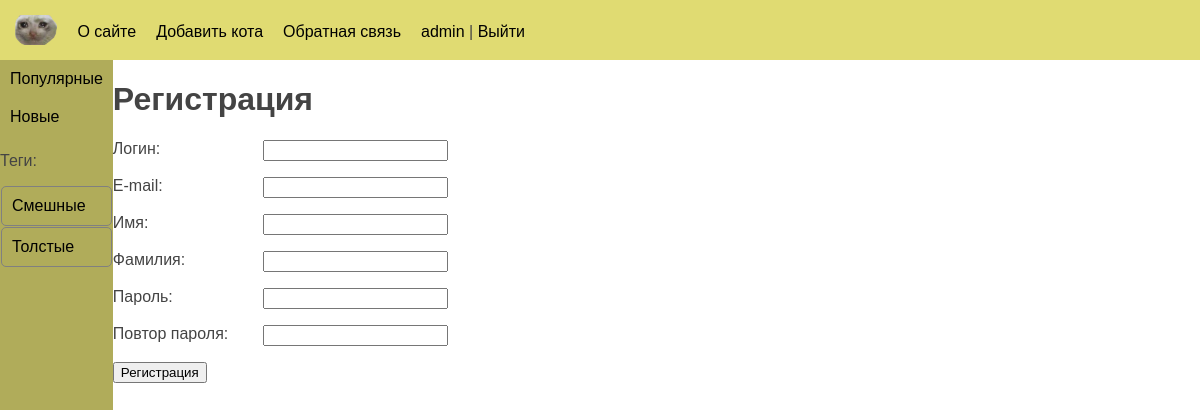
The page /users/register/ (signed in) on the database its author committed.
### users/models.py (models this page shows)
class User(AbstractUser):
    photo = models.ImageField(upload_to="users/%Y/%m/%d/", blank=True, null=True, verbose_name="Фотография")
    date_birth = models.DateTimeField(blank=True, null=True, verbose_name="Дата рождения")

### cats/models.py (models this page shows, shortened)
class Category(models.Model):
    class Meta:
        verbose_name = 'Категория'
        verbose_name_plural = 'Категории'
    name = models.CharField(max_length=100, db_index=True, verbose_name='Категория')
    slug = models.SlugField(max_length=255, db_index=True, verbose_name='URL')
    def get_absolute_url(self):
        return reverse('category', kwargs={'category_slug': self.slug})

class TagPosts(models.Model):
    tag = models.CharField(max_length=100, db_index=True)
    slug = models.SlugField(max_length=255, unique=True, db_index=True)
    def get_absolute_url(self):
        return reverse('tag', kwargs={'tag_slug': self.slug})

### users/views.py (the view)
# urls.py: path('register/', views.RegisterUserView.as_view(), name='register'),
class RegisterUserView(CreateView):
    form_class = RegisterUserForm
    template_name = 'users/register.html'
    extra_context = {'title': 'Регистрация'}
    success_url = reverse_lazy('users:login')

### users/forms.py (shortened to what this page needs)
class RegisterUserForm(UserCreationForm):
    username = forms.CharField(label='Логин')
    password1 = forms.CharField(label='Пароль', widget=forms.PasswordInput)
    password2 = forms.CharField(label='Повтор пароля', widget=forms.PasswordInput)
    class Meta:
        model = get_user_model()
        fields = ['username', 'email', 'first_name', 'last_name', 'password1', 'password2']
        labels = {'email': 'E-mail', 'first_name': 'Имя', 'last_name': 'Фамилия'}
        widgets = {
            'email': forms.TextInput(attrs={'class': 'form-input'}),
            'first_name': forms.TextInput(attrs={'class': 'form-input'}),
            'last_name': forms.TextInput(attrs={'class': 'form-input'}),
        }

### cats/templatetags/cats_tags.py (called while the page is built)
@register.inclusion_tag('cats/list_categories.html')
def show_categories(selected_index=0):
    categories = Category.objects.all()
    return {"cats": categories, "selected_id": selected_index}

@register.inclusion_tag('cats/list_tags.html')
def show_all_tags():
    return {"tags": TagPosts.objects.all()}

### users/context_processor.py (called while the page is built)
def get_cat_context(request):
    return {'mainmenu': menu}

### users/templates/users/register.html (shortened to what this page needs)
{% extends 'base.html' %}
{% block content %}
<h1>Регистрация</h1>
<form method="post">
    {% for f in form %}
        <p><label class="form-label" for="{{f.id_for_label }}">{{f.label}}: </label>{{ f }}</p>
    {% endfor %}
    <p ><button type="submit">Регистрация</button></p>
</form>
{% endblock %}

### templates/base.html (shortened to what this page needs)
<!DOCTYPE html>
{% load static %}
{% load cats_tags %}
<html lang="en">
<head>
    <link type="text/css" href="{% static 'cats/css/base.css'%}" rel="stylesheet">
    <link type="text/css" href="{% static 'cats/css/includes.css'%}" rel="stylesheet">
</head>
<body>
    <div class="full-height">
        <div class="header-style">
            <nav>
                <ul>
                    <li>
                       <a href="/"><img src="{% static 'cats/images/catlogo.png' %}" alt="FunnyCats" height="30px"></a>
                    </li>
                    {% for el in mainmenu %}
                        <li><a href="{% url el.url_name %}">{{ el.title }}</a></li>
                    {% endfor %}
                    {% if user.is_authenticated %}
                        <li><a href="{% url 'users:profile' %}">{{user.username}}</a> | <a href="{% url 'users:logout' %}">Выйти</a></li>
                    {% else %}
                        <li><a href="{% url 'users:login' %}">Войти</a> | <a href="{% url 'users:register' %}">Регистрация</a></li>
                    {% endif %}
                </ul>
            </nav>
        </div>
        <div class="full-height full-width">
            <div class="container-inline full-height">
                <div class="full-height">
                    <nav class="side-navigation">
                        {% show_categories selected_id %}
                        {% show_all_tags %}
                    </nav>
                </div>
                <div class="full-width">
                {% block content %}
                {% endblock %}
                </div>
            </div>
        </div>
    </div>
</body>
</html>

### cats/templates/cats/list_categories.html
{% for cat in cats %}
  {% if cat.id == selected_id %}<div class="selected">{%else%}<div>{%endif%}
  <a href="{{ cat.get_absolute_url }}">{{cat.name}}</a></div>
{% endfor %}

### cats/templates/cats/list_tags.html
{% if tags %}
  <p>Теги:</p>
  {% for t in tags %}
      <div class="tag-element"><a href="{{ t.get_absolute_url }}">{{t.tag}}</a></div>
  {% endfor %}
{% endif %}

### cats/static/cats/css/base.css (style rules this page uses)
html, body { font-family: 'Arial'; margin: 0; padding: 0; height: 100%; width: 100%; color: #444; }
a { color: #0059b2; text-decoration: none; }
nav ul { display: flex; list-style: none; margin: 0; padding: 0; align-items: center; }
nav li { margin-right: 20px; }
nav a { color: #000; text-decoration: none; }
.header-style { max-height: 30px; background-color: #e0db72; padding: 15px; }
.container-inline { display: flex; flex-direction: row; justify-content: flex-start; }
.full-height { height:100%; }
.full-width { width:100%; }
.tag-element { margin: 1px; border: 1px solid grey; border-radius: 5px; }
.form-label { display: inline-block; min-width: 150px; vertical-align: top; }

### cats/static/cats/css/includes.css (style rules this page uses)
.side-navigation { background-color: #b0ac5a; height:100%; }
.side-navigation div { padding: 10px; }

### rows shown on the page
User: username "admin"
Category: name "Популярные"
Category: name "Новые"
TagPosts: tag "Смешные"
TagPosts: tag "Толстые"

### other values the page prints
{{ el.title }} "О сайте" "Добавить кота" "Обратная связь"
{{ f.label }} "Логин" "E-mail" "Имя" "Фамилия" "Пароль" "Повтор пароля"
